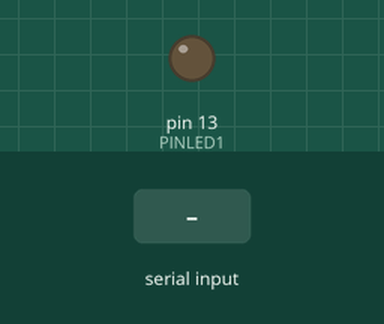
Simulated run of this sketch. Board: Arduino Uno, built with avr-gcc and run on an emulated ATmega328P. On the bench: output pins drawn as LEDs (lit = HIGH). The inputs (shaded band) are chosen by the test bench.

Above: at 1.2 s.
1.3 s: "1" received over Serial
At 2.5 s:
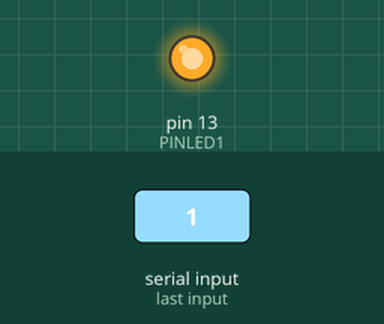
2.8 s: "0" received over Serial
At 3.6 s:
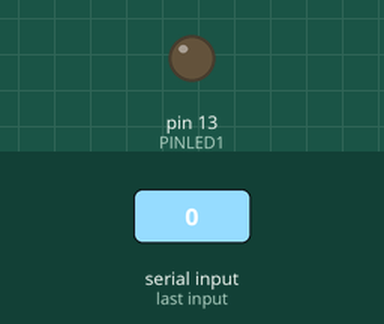
Timing chart, 0 to 5.8 s (numbered marks = the images above; inputs shaded):
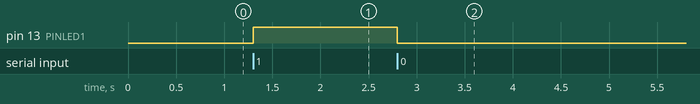

Measured:
- after the input at 1.3 s, pin 13 (PINLED1): LOW → HIGH at once
- after the input at 2.8 s, pin 13 (PINLED1): HIGH → LOW at once

The sketch:

android_serial_arduino.ino
```cpp
////////////////////////////////////////////////////////////////////////
//
// AndroidLedOn
//
// simpel serial in. If a 1 is received via serial, the led is
// switched on. All other chars will switch of the leds.
//
#define NUMBER_OF_CHANNELS 8
#define PINLED1 13

volatile char lastReceivedCharFromSerialIn = '\0';

void setup() {

  pinMode(PINLED1, OUTPUT);
  Serial.begin(9600);

}

void loop() {
  digitalWrite( PINLED1, lastReceivedCharFromSerialIn == '1');
}

void serialEvent() {
  while (Serial.available()) {
    // get the new byte:
    lastReceivedCharFromSerialIn = (char)Serial.read();
  }
}
```
